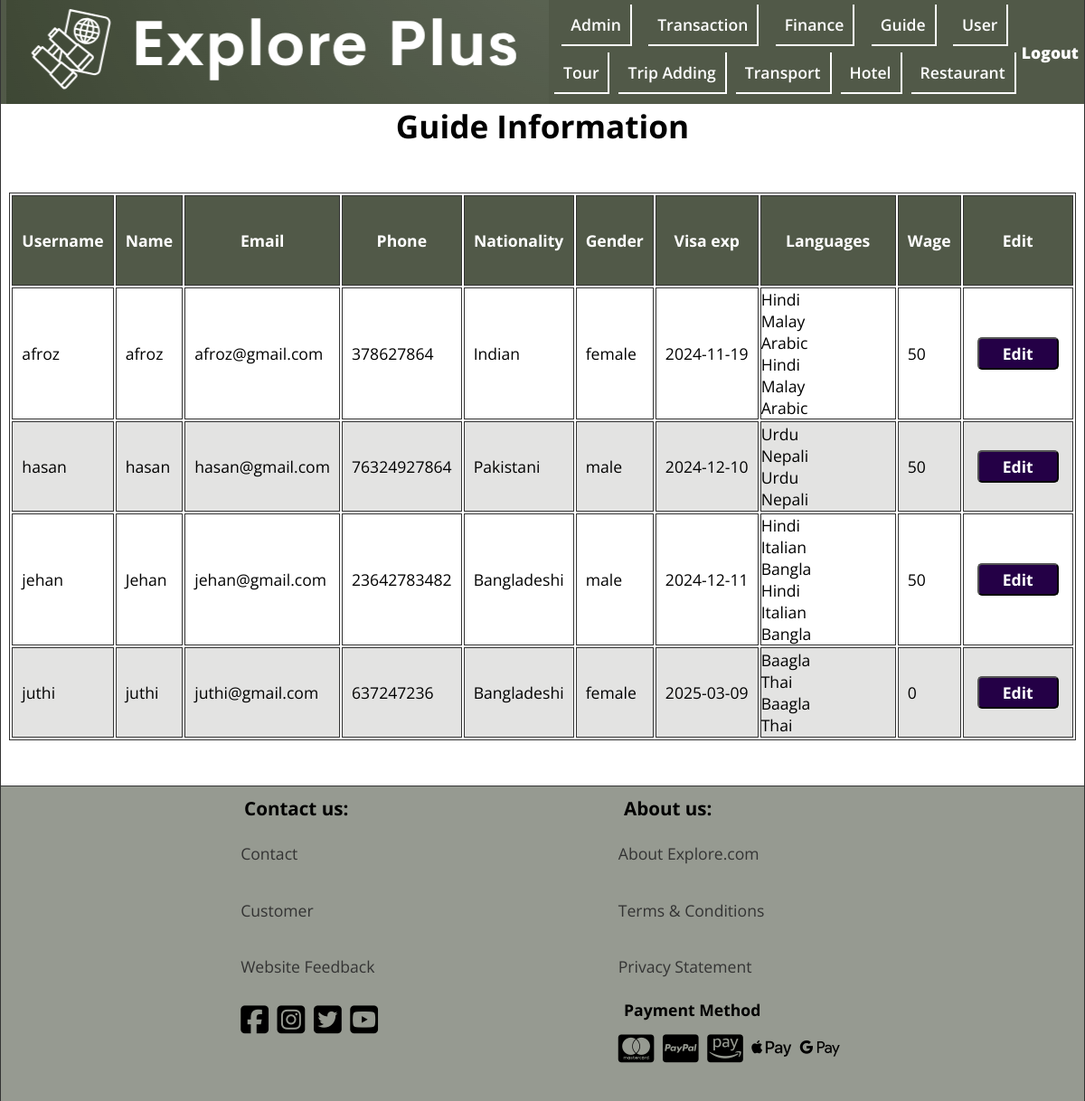
Page /Admin/guide.php on the committed database.
### tables this page shows
CREATE TABLE `guide` (
  `username` varchar(50) NOT NULL,
  `name` varchar(50) DEFAULT NULL,
  `password` varchar(500) DEFAULT NULL,
  `email` varchar(100) DEFAULT NULL,
  `phone` varchar(20) DEFAULT NULL,
  `date_of_birth` date DEFAULT NULL,
  `city` varchar(50) DEFAULT NULL,
  `country` varchar(50) DEFAULT NULL,
  `NID` varchar(20) DEFAULT NULL,
  `nationality` varchar(50) DEFAULT NULL,
  `gender` varchar(10) DEFAULT NULL,
  `visa_expiry_date` date DEFAULT NULL,
  `photo` blob DEFAULT NULL,
  `wage` int(11) NOT NULL
);

### Admin/guide.php (the view, shortened to what this page needs)
<!DOCTYPE html>
<html lang="en">
<head>
    <link rel="stylesheet" href="../css/style.css">
    <link rel="stylesheet" href="https://cdnjs.cloudflare.com/ajax/libs/font-awesome/6.5.1/css/all.min.css" />
</head>
<body>
<header class="header admin">
    <div class="header__logo">
        <figure>
            <img src="../img/logo3.png" alt="logo" title="logo" height="115" width="600">
        </figure>
    </div>
    <nav class="header__nav nav__admin">
        <ul class="header__ul header__admin">
            <li><a href="admin.php">Admin</a></li>
            <li><a href="transaction.php">Transaction</a></li>
            <li><a href="finance.php">Finance</a></li>
            <li><a href="guide.php">Guide</a></li>
            <li><a href="user_list.php">User</a></li>
        </ul>
        <ul class="header__ul header__admin">
            <li><a href="tour_condition.php">Tour</a></li>
            <li><a href="trip_crud/trip_adding.php">Trip Adding</a></li>
            <li><a href="transportation_info.php">Transport</a></li>
            <li><a href="hotel_info.php">Hotel</a></li>
            <li><a href="restaurant_info.php">Restaurant</a></li>
        </ul>
    </nav>
    <div class="admin__logout"><a href="admin_login.php">Logout</a></div>
</header>
<main class="main main__table-container">
    <h1 class="center">Guide Information</h1>
    <table class="main__table transportation">
        <thead>
        <tr>
            <th  scope="col" class="table__head">Username</th>
            <th  scope="col" class="table__head">Name</th>
            <th  scope="col" class="table__head">Email</th>
            <th  scope="col" class="table__head">Phone</th>
            <th scope="col" class="table__head">Nationality</th>
            <th  scope="col" class="table__head">Gender</th>
            <th scope="col" class="table__head">Visa exp</th>
            <th scope="col" class="table__head">Languages</th>
            <th scope="col" class="table__head">Wage</th>
            <th  scope="col" class="table__head">Edit</th>
        </tr>
        </thead>
        <?php
        $conn = mysqli_connect("localhost","root","","explore_plus");
        $result = mysqli_query($conn,"SELECT * FROM guide g");
        $guides = mysqli_fetch_all($result,MYSQLI_ASSOC);
        ?>
        <tbody class="table__body">
        <?php foreach ($guides as $guide): ?>
            <tr>
                <td class="table__item"><?php echo htmlspecialchars($guide['username'])?></td>
                <td class="table__item"><?php echo htmlspecialchars($guide['name'])?></td>
                <td class="table__item"><?php echo htmlspecialchars($guide['email'])?></td>
                <td class="table__item"><?php echo htmlspecialchars($guide['phone'])?></td>
                <td class="table__item"><?php echo htmlspecialchars($guide['nationality'])?></td>
                <td class="table__item"><?php echo htmlspecialchars($guide['gender'])?></td>
                <td class="table__item"><?php echo htmlspecialchars($guide['visa_expiry_date'])?></td>
                <td class="table__item"><?php
                    $username = $guide['username'];
                    $languageSql = "SELECT language
                                    FROM guide g
                                    INNER JOIN guide_speak gs
                                    ON g.username = gs.username
                                    WHERE g.username = '{$username}'";
                    $languageRes = mysqli_query($conn,$languageSql);
                    $languages = mysqli_fetch_all($languageRes,MYSQLI_ASSOC);
                    foreach ($languages as $language ):
                        echo $language['language'] . '<br>';
                    endforeach;
                    ?></td>
                <td class="table__item"><?php echo htmlspecialchars($guide['wage'])?></td>
                <td class="table__item edit_option">
                    <button type="submit" name="edit" class="table_edit"><a href="guide_edit.php?guide_username=<?php echo $guide['username']?>">Edit</a></button>
                </td>
            </tr>
        <?php endforeach; ?>
        </tbody>
    </table>
</main>
<footer class="footer admin-foot">
    <div class="footer__contact">
        <h3 class="footer__h3">Contact us:</h3>
        <ul class="footer__ul">
            <li><a href="../footerPage/contact_us.html">Contact</a></li>
            <li><a href="../footerPage/customer.html">Customer</a></li>
            <li><a href="../footerPage/website_feedback.php">Website Feedback</a></li>
        </ul>
        <div class="footer__icons">
            <i class="fa-brands fa-square-facebook"></i>
            <i class="fa-brands fa-square-instagram"></i>
            <i class="fa-brands fa-square-twitter"></i>
            <i class="fa-brands fa-square-youtube"></i>
        </div>
    </div>
    <div class="footer__about">
        <h3 class="footer__h3">About us:</h3>
        <ul class="footer__ul">
            <li><a href="../footerPage/about__us.html">About Explore.com</a></li>
            <li><a href="../footerPage/terms_condition.html">Terms &amp; Conditions</a></li>
            <li><a href="../footerPage/privacy_statement.html">Privacy Statement</a></li>
        </ul>
        <h4 class="footer__h3">Payment Method</h4>
        <div class="footer__icons">
            <i class="fa-brands fa-cc-mastercard"></i>
            <i class="fa-brands fa-cc-paypal"></i>
            <i class="fa-brands fa-cc-amazon-pay"></i>
            <i class="fa-brands fa-apple-pay"></i>
            <i class="fa-brands fa-google-pay"></i>
        </div>
    </div>
</footer>

### css/style.css (style rules this page uses)
*, *::after, *::before { margin: 0; padding: 0; box-sizing: border-box; }
img { display: block; max-width: 100%; height: auto; }
input, textarea, button, select { font: inherit; }
:root { --FF: 'Open Sans', sans-serif; --FS: clamp(1rem,2.2vh,1.5rem); --FS-BIG: 2rem; --FF-HEADING: 'Fugus One', 'Cursive'; --BGCOLOR: #f5f8fe; --BGCOLOR-FADE: #0c93a7; --BGCOLOR-FADE-MAX: #61aeac; --FOOTER-BGCOLOR: #accfd5; --COLOR: #f9efa0; --COLOR-FADE: rgba(248, 223, 171, 0.41); --BODY-BGCOLOR: #fff; --FONT-COLOR: #000; --LIST-BGCOLOR: #f5f7f8; --BORDER-COLOR: #333; --BGIMAGE: linear-gradient(to bottom,var(--BGCOLOR),var(--BGCOLOR-FADE)); --BGIMAGE-MAX: linear-gradient(to bottom,var(--BGCOLOR),var(--BGCOLOR-FADE),var(--BGCOLOR-FADE-MAX)); --HEIGHTLIGHT-BGCOLOR: #439fa8; --HIGHLIGHT-COLOR: #fff; --HEADER-COLOR: #fff; --HEADER-BGCOLOR: #000; --NAV-BGCOLOR: #fff; --HERO-BGCOLOR: rgba(51,178,51,0.75); --BUTTON-BGCOLOR: #000; --BUTTON-COLOR: #fff; --HEADER-LINK-COLOR: #fff; --HEADER-LINK-HOVER: #ffffff; --LINK-COLOR: #333; --LINK-HOVER: rgba(51, 51, 51, 0.5); --ADMIN-BGCOLOR: #515948; --ADMIN-FOOTER-COLOR: rgba(64, 72, 55, 0.55); --BORDER: 1px solid var(--BORDER-COLOR); --BORDER-RADIUS: 15px; --BORDER-LITE-RADIUS: 5px; --PADDING-TB: 0.25em; --PADDING-SIDE: 2.5%; --MARGIN: clamp(1em,2.5vh,1.5em); --TEST1 : #020202; --TEST2: yellow; --TEST3: green; --TEST4: blue; --TEST5: purple; }
.center { text-align: center; }
html { scroll-behavior: smooth; font-size: var(--FS); font-family: var(--FF); background-color: var(--BGCOLOR); background-image: var(--BGIMAGE); background-repeat: no-repeat; background-size: cover; }
body { background-color: var(--BODY-BGCOLOR); min-height: 100vh; max-height: 800vh; min-width: 1200px; margin: 0 auto; border-left: var(--BORDER); border-right: var(--BORDER); box-shadow: 0 0 10px var(--BORDER-COLOR); }
a:any-link { color: var(--LINK-COLOR); text-decoration: none; }
.header { display: flex; justify-content: space-evenly; align-items: center; background-color: #439fa8;; position: sticky; top: 0; z-index: 1; }
.header__ul { font-weight: 600; min-width: 500px; display: flex; justify-content: space-evenly; align-items: center; gap: 10px; padding-bottom: 7px; }
.header__ul li { padding: 10px; border-right: 2px solid white; border-bottom: 2px solid white; }
.admin__logout a { font-weight: 900; color: #ffffff; }
.footer { position: relative; bottom: 0; display: flex; justify-content: space-evenly; border-top: var(--BORDER); background-color: var(--FOOTER-BGCOLOR); padding: var(--PADDING-TB); }
.footer li { padding: 1.1em 0; list-style-type: none; }
.footer__icons { padding-top: 0.5em; padding-bottom: 2em; align-items: center; }
.footer__icons i { font-size: 2rem; padding-right: 5px; }
.footer__h3 { padding: var(--PADDING-TB) var(--PADDING-SIDE); }
.header__ul { list-style-type: none; }
.header__ul a:any-link { color: var(--HEADER-LINK-COLOR); }
.main { min-height: 70vh; }
.main__table { margin: 50px auto; border: var(--BORDER); }
.main__table tr { height: 100px; }
.table__head, .table__item { padding: 10px; border: var(--BORDER); }
.table__body tr:nth-child(even) { background-color: #e3e3e2; }
.table__head { background-color: var(--ADMIN-BGCOLOR); color: var(--HIGHLIGHT-COLOR); }
.table_edit { background-color: #240046; color: white; font-weight: 700; width: 90px; margin: 2px 5px; padding: 0.2em; border-radius: var(--BORDER-LITE-RADIUS); }
.table_edit a { color: white; }
.table__body td:nth-child(8) { width: 150px; height: 100px; padding: 0; }
.admin { background-color: var(--ADMIN-BGCOLOR); }
.admin-foot { background-color: var(--ADMIN-FOOTER-COLOR); }

### rows in the picture
guide: username "afroz", name "afroz", email "afroz@gmail.com", phone "378627864", nationality "Indian", gender "female", visa_expiry_date "2024-11-19", language "Hindi", language "Malay", language "Arabic", wage "50"
guide: username "hasan", name "hasan", email "hasan@gmail.com", phone "76324927864", nationality "Pakistani", gender "male", visa_expiry_date "2024-12-10", language "Urdu", language "Nepali", wage "50"
guide: username "jehan", name "Jehan", email "jehan@gmail.com", phone "23642783482", nationality "Bangladeshi", gender "male", visa_expiry_date "2024-12-11", language "Hindi", language "Italian", language "Bangla", wage "50"
guide: username "juthi", name "juthi", email "juthi@gmail.com", phone "637247236", nationality "Bangladeshi", gender "female", visa_expiry_date "2025-03-09", language "Baagla", language "Thai", wage "0"
